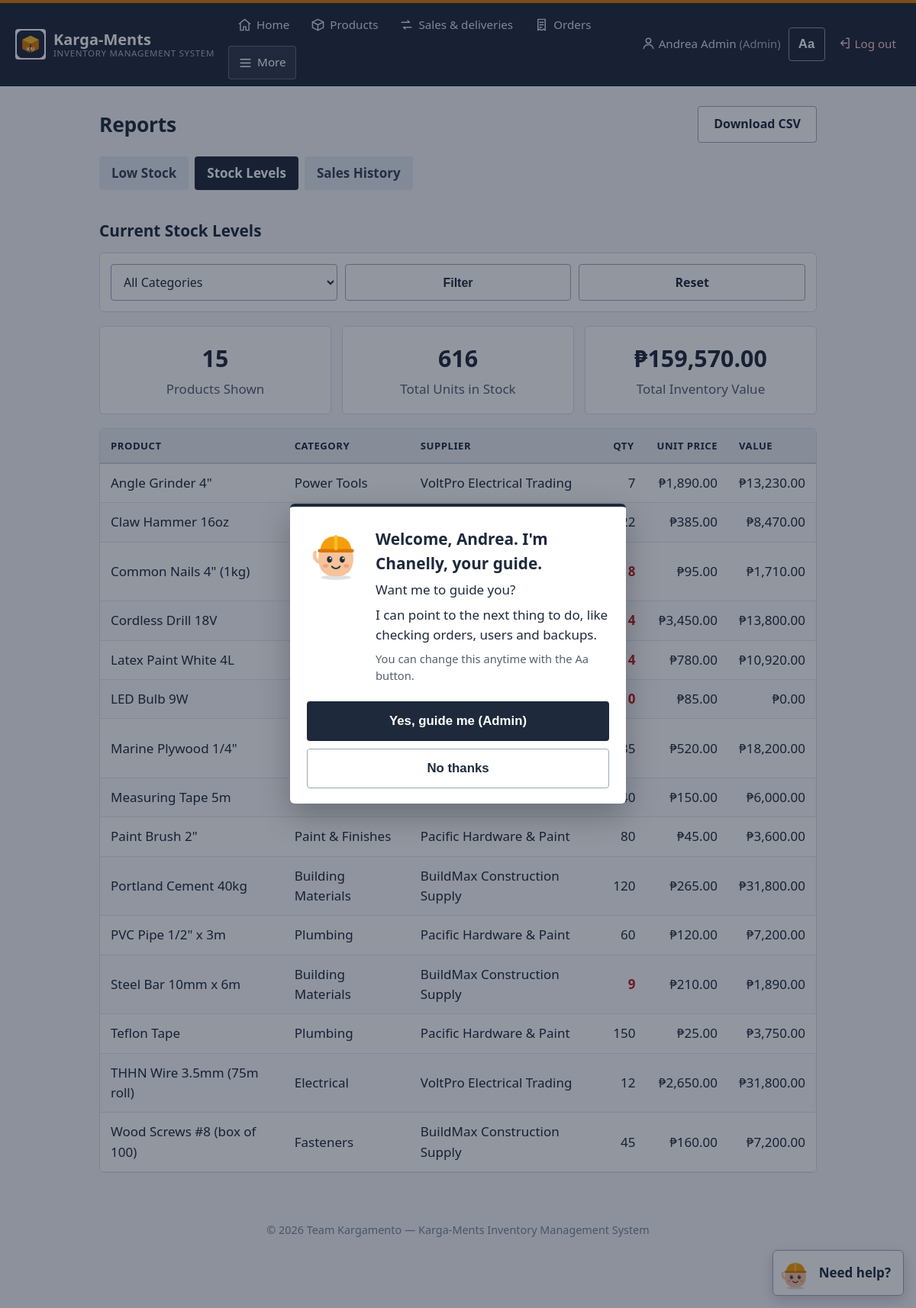
/reports/stock_levels_report.php (signed in), run on the app's committed database.
### tables this page shows
CREATE TABLE Product (
    ProductID    INT AUTO_INCREMENT PRIMARY KEY,
    Name         VARCHAR(255) NOT NULL,
    CategoryID   INT NOT NULL,
    SupplierID   INT NOT NULL,
    UnitPrice    NUMERIC(19,2) NOT NULL DEFAULT 0,
    Quantity     INT NOT NULL DEFAULT 0,
    MinThreshold INT NOT NULL DEFAULT 0,
    CONSTRAINT fk_product_category FOREIGN KEY (CategoryID) REFERENCES Category(CategoryID),
    CONSTRAINT fk_product_supplier FOREIGN KEY (SupplierID) REFERENCES Supplier(SupplierID)
);

CREATE TABLE Category (
    CategoryID   INT AUTO_INCREMENT PRIMARY KEY,
    CategoryName VARCHAR(255) NOT NULL
);

CREATE TABLE Supplier (
    SupplierID  INT AUTO_INCREMENT PRIMARY KEY,
    Name        VARCHAR(255) NOT NULL,
    ContactInfo VARCHAR(255),
    Address     VARCHAR(255)
);

### public_html/config/config.php (called while the page is built, shortened)
<?php
if (!function_exists('url')) {
    function url(string $path = ''): string
    {
        return BASE_URL . '/' . ltrim($path, '/');
    }
}
if (!function_exists('e')) {
    function e($value): string
    {
        return htmlspecialchars((string)$value, ENT_QUOTES, 'UTF-8');
    }
}

### public_html/reports/stock_levels_report.php (the view, shortened to what this page needs)
<?php
require_once __DIR__ . '/../includes/auth_check.php';
require_once __DIR__ . '/../includes/report_helpers.php';
$sql = "SELECT p.*, c.CategoryName, s.Name AS SupplierName
        FROM Product p
        JOIN Category c ON p.CategoryID = c.CategoryID
        JOIN Supplier s ON p.SupplierID = s.SupplierID";
$params = [];
$sql .= " ORDER BY p.Name";
$stmt = $pdo->prepare($sql);
$stmt->execute($params);
$products = $stmt->fetchAll();
$totalUnits = 0;
$totalValue = 0.0;
foreach ($products as $p) {
    $totalUnits += (int)$p['Quantity'];
    $totalValue += (int)$p['Quantity'] * (float)$p['UnitPrice'];
}
require_once __DIR__ . '/../includes/header.php';
?>
<div class="page-header">
    <h1>Reports</h1>
    <?php if (count($products) > 0): ?>
        <a class="btn btn-secondary" href="<?= e(report_csv_url('reports/stock_levels_report.php')) ?>">Download CSV</a>
    <?php endif; ?>
</div>
<h2>Current Stock Levels</h2>
<form class="search-bar" method="GET" action="<?= e(url('reports/stock_levels_report.php')) ?>">
    <select name="category_id">
        <option value="">All Categories</option>
    </select>
    <button class="btn btn-secondary" type="submit">Filter</button>
    <a class="btn btn-secondary" href="<?= e(url('reports/stock_levels_report.php')) ?>">Reset</a>
</form>
<div class="card-grid">
    <div class="card"><h3><?= count($products) ?></h3><p>Products Shown</p></div>
    <div class="card"><h3><?= number_format($totalUnits) ?></h3><p>Total Units in Stock</p></div>
    <div class="card"><h3>₱<?= number_format($totalValue, 2) ?></h3><p>Total Inventory Value</p></div>
</div>
<?php if (count($products) === 0): ?>
    <div class="empty-state">No products found.</div>
<?php else: ?>
    <div class="table-wrap">
    <table class="data-table">
        <thead>
            <tr><th>Product</th><th>Category</th><th>Supplier</th><th>Qty</th><th>Unit Price</th><th>Value</th></tr>
        </thead>
        <tbody>
            <?php foreach ($products as $p): ?>
                <tr>
                    <td><?= e($p['Name']) ?></td>
                    <td><?= e($p['CategoryName']) ?></td>
                    <td><?= e($p['SupplierName']) ?></td>
                    <td class="num <?= (int)$p['Quantity'] <= (int)$p['MinThreshold'] ? 'low-stock' : '' ?>"><?= (int)$p['Quantity'] ?></td>
                    <td class="num">₱<?= number_format((float)$p['UnitPrice'], 2) ?></td>
                    <td class="num">₱<?= number_format((int)$p['Quantity'] * (float)$p['UnitPrice'], 2) ?></td>
                </tr>
            <?php endforeach; ?>
        </tbody>
    </table>
    </div>
<?php endif; ?>
<?php require_once __DIR__ . '/../includes/footer.php'; ?>

### public_html/assets/css/style.css (style rules this page uses)
:root { --navy: #1e293b; --navy-2: #334155; --amber: #d97706; --amber-dark: #b45309; --bg: #f1f5f9; --card: #ffffff; --text: #1e293b; --muted: #556070; --line: #d5dde7; --red: #b91c1c; --green: #166534; --radius: 6px; --tap: 48px; --shadow: 0 1px 2px rgba(15, 23, 42, 0.06); }
* { box-sizing: border-box; }
html { font-size: 100%; -webkit-text-size-adjust: 100%; }
body { margin: 0; font-family: 'Segoe UI', Roboto, Arial, sans-serif; font-size: 1.0625rem; line-height: 1.55; background: #f4f6f9; color: var(--text); }
a { color: var(--amber-dark); text-decoration: underline; text-underline-offset: 2px; }
h1 { font-size: 1.65rem; line-height: 1.25; margin: 0.4em 0 0.6em; font-weight: 650; letter-spacing: -0.01em; }
h2 { font-size: 1.3rem; margin: 1.8em 0 0.6em; }
h3 { font-size: 1.12rem; }
.page-header { display: flex; align-items: center; justify-content: space-between; gap: 12px; flex-wrap: wrap; margin: 6px 0 18px; }
.page-header h1 { margin: 0; }
.card { background: var(--card); border-radius: var(--radius); padding: 18px 20px; border: 1px solid var(--line); text-align: center; }
.card h3 { margin: 0 0 4px; font-size: 1.9rem; }
.card p { margin: 0; color: var(--muted); }
.card-grid { display: grid; grid-template-columns: repeat(auto-fit, minmax(190px, 1fr)); gap: 14px; margin: 18px 0; }
.btn { display: inline-flex; align-items: center; justify-content: center; gap: 8px; min-height: var(--tap); padding: 10px 20px; border: 1px solid transparent; border-radius: 4px; background: var(--navy); color: #fff; font-size: 1rem; font-weight: 600; line-height: 1.2; cursor: pointer; text-decoration: none; text-align: center; }
.btn-secondary { background: #fff; color: var(--navy); border-color: #9aa8ba; }
.form-group input, .form-group select, .form-group textarea, .search-bar input, .search-bar select, .login-box input { width: 100%; min-height: var(--tap); padding: 10px 12px; border: 1px solid #9aa8ba; border-radius: 4px; font-size: 1rem; font-family: inherit; background: #fff; color: var(--text); }
.search-bar { display: grid; grid-template-columns: repeat(auto-fit, minmax(170px, 1fr)); gap: 10px; margin-bottom: 14px; background: #fff; padding: 14px; border-radius: var(--radius); border: 1px solid var(--line); align-items: center; }
.table-wrap { overflow-x: auto; -webkit-overflow-scrolling: touch; border-radius: var(--radius); border: 1px solid var(--line); }
.data-table { width: 100%; border-collapse: collapse; background: #fff; }
.data-table th, .data-table td { padding: 12px 14px; text-align: left; border-bottom: 1px solid #e2e8f0; vertical-align: middle; }
.data-table th { background: #e9eef4; font-size: 0.82rem; text-transform: uppercase; letter-spacing: .04em; color: var(--navy); font-weight: 700; white-space: nowrap; border-bottom: 2px solid #c8d2de; }
.data-table tbody tr:nth-child(even) { background: #f8fafc; }
.data-table td.num { text-align: right; white-space: nowrap; }
.low-stock { color: var(--red); font-weight: 800; }

### data on the page
product: Name "Angle Grinder 4\"", CategoryID.CategoryName "Power Tools", SupplierID.Name "VoltPro Electrical Trading", Quantity "7", UnitPrice "1,890.00", (int)$p['Quantity'] * (float)$p['UnitPrice'] "13,230.00"
product: Name "Claw Hammer 16oz", Quantity "22", UnitPrice "385.00", (int)$p['Quantity'] * (float)$p['UnitPrice'] "8,470.00"
product: Name "Common Nails 4\" (1kg)", Quantity "18", UnitPrice "95.00", (int)$p['Quantity'] * (float)$p['UnitPrice'] "1,710.00"
product: Name "Cordless Drill 18V", Quantity "4", UnitPrice "3,450.00", (int)$p['Quantity'] * (float)$p['UnitPrice'] "13,800.00"
product: Name "Latex Paint White 4L", Quantity "14", UnitPrice "780.00", (int)$p['Quantity'] * (float)$p['UnitPrice'] "10,920.00"
product: Name "LED Bulb 9W", Quantity "0", UnitPrice "85.00", (int)$p['Quantity'] * (float)$p['UnitPrice'] "0.00"
product: Name "Marine Plywood 1/4\"", Quantity "35", UnitPrice "520.00", (int)$p['Quantity'] * (float)$p['UnitPrice'] "18,200.00"
product: Name "Measuring Tape 5m", Quantity "40", UnitPrice "150.00", (int)$p['Quantity'] * (float)$p['UnitPrice'] "6,000.00"
product: Name "Paint Brush 2\"", CategoryID.CategoryName "Paint & Finishes", SupplierID.Name "Pacific Hardware & Paint", Quantity "80", UnitPrice "45.00", (int)$p['Quantity'] * (float)$p['UnitPrice'] "3,600.00"
product: Name "Portland Cement 40kg", CategoryID.CategoryName "Building Materials", SupplierID.Name "BuildMax Construction Supply", Quantity "120", UnitPrice "265.00", (int)$p['Quantity'] * (float)$p['UnitPrice'] "31,800.00"
product: Name "PVC Pipe 1/2\" x 3m", CategoryID.CategoryName "Plumbing", SupplierID.Name "Pacific Hardware & Paint", Quantity "60", UnitPrice "120.00", (int)$p['Quantity'] * (float)$p['UnitPrice'] "7,200.00"
product: Name "Steel Bar 10mm x 6m", CategoryID.CategoryName "Building Materials", SupplierID.Name "BuildMax Construction Supply", Quantity "9", UnitPrice "210.00", (int)$p['Quantity'] * (float)$p['UnitPrice'] "1,890.00"
product: Name "Teflon Tape", CategoryID.CategoryName "Plumbing", SupplierID.Name "Pacific Hardware & Paint", Quantity "150", UnitPrice "25.00", (int)$p['Quantity'] * (float)$p['UnitPrice'] "3,750.00"
product: Name "THHN Wire 3.5mm (75m roll)", CategoryID.CategoryName "Electrical", SupplierID.Name "VoltPro Electrical Trading", Quantity "12", UnitPrice "2,650.00", (int)$p['Quantity'] * (float)$p['UnitPrice'] "31,800.00"
product: Name "Wood Screws #8 (box of 100)", CategoryID.CategoryName "Fasteners", SupplierID.Name "BuildMax Construction Supply", Quantity "45", UnitPrice "160.00", (int)$p['Quantity'] * (float)$p['UnitPrice'] "7,200.00"

### other printed values
$n[2] "Home"
$n[2] "Products"
$n[2] "Sales & deliveries"
$n[2] "Orders"
$_SESSION['full_name'] "Andrea Admin"
$role "Admin"
$label "Low Stock"
$label "Stock Levels"
$label "Sales History"
count($products) "15"
$totalUnits "616"
$totalValue "159,570.00"
